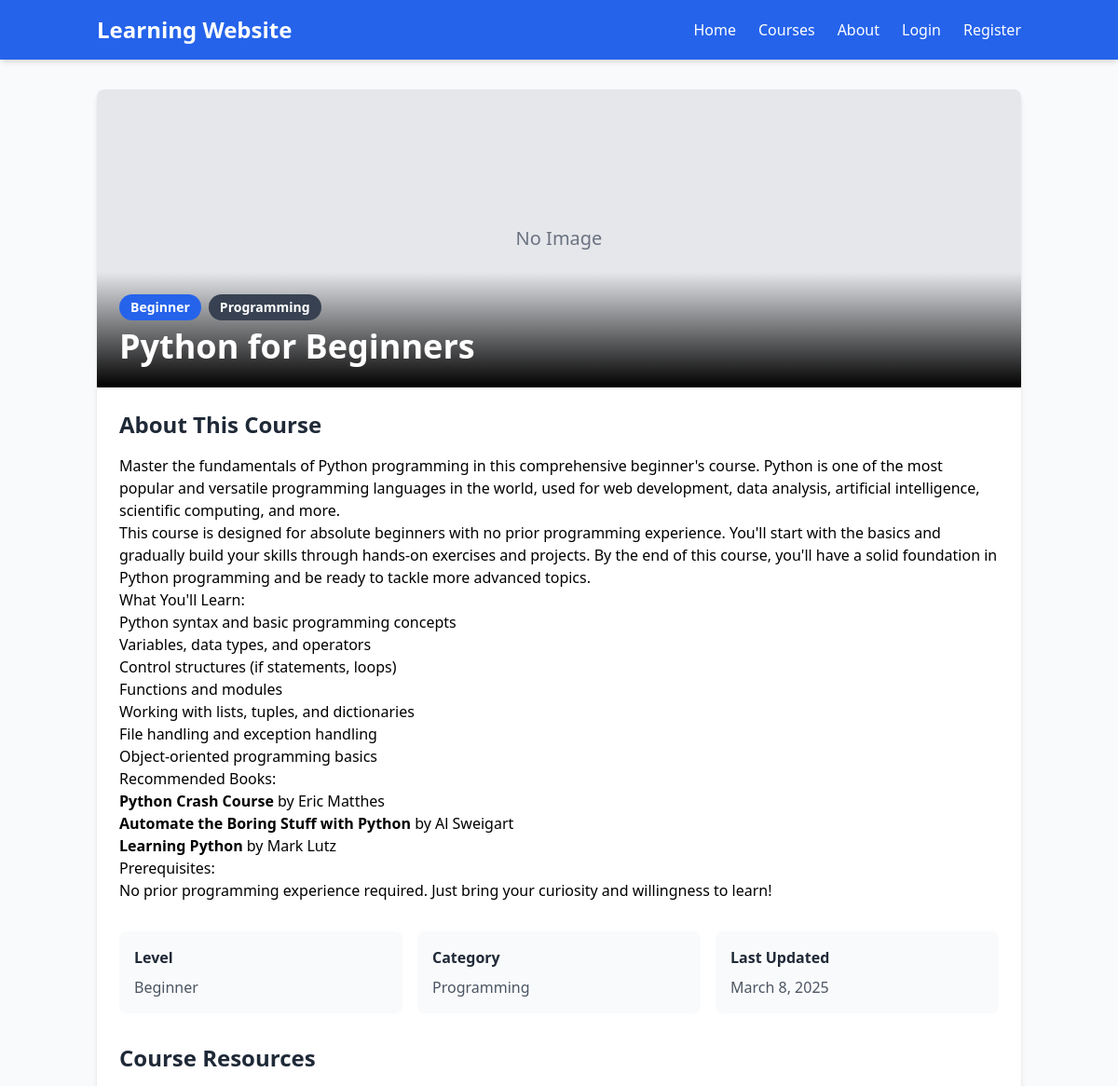
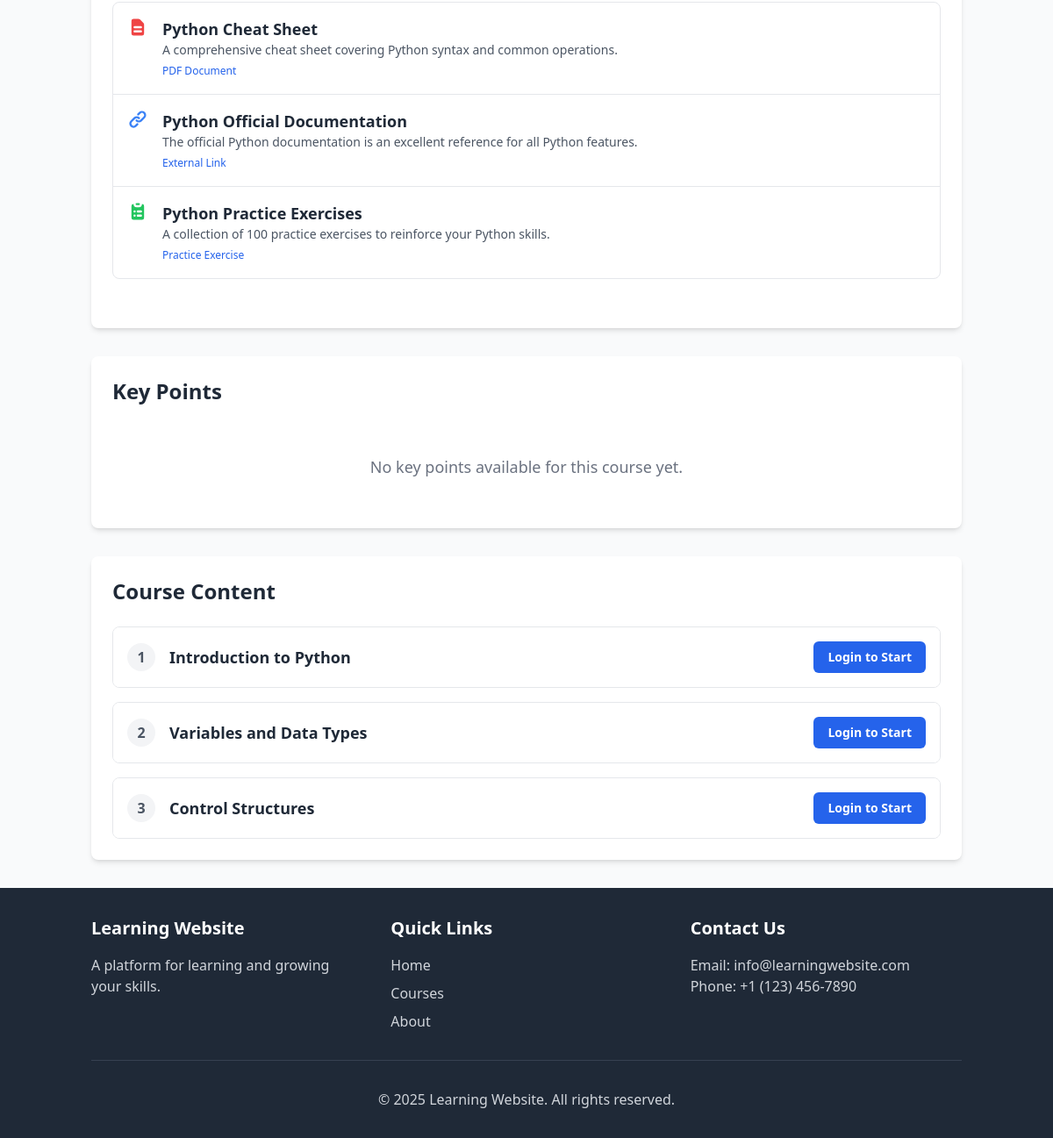
Screenshot of /courses/python-for-beginners/ with the database file from the repository (2 pictures, top to bottom).
### learning_content/models.py (models this page shows, shortened)
class Course(models.Model):
    LEVEL_CHOICES = (
        ('beginner', 'Beginner'),
        ('intermediate', 'Intermediate'),
        ('advanced', 'Advanced'),
    )
    title = models.CharField(max_length=200)
    slug = models.SlugField(unique=True)
    category = models.ForeignKey(Category, on_delete=models.CASCADE, related_name='courses')
    description = models.TextField()
    level = models.CharField(max_length=20, choices=LEVEL_CHOICES, default='beginner')
    image = models.ImageField(upload_to='courses/', blank=True, null=True)
    is_featured = models.BooleanField(default=False)
    is_published = models.BooleanField(default=False)
    created_at = models.DateTimeField(auto_now_add=True)
    updated_at = models.DateTimeField(auto_now=True)
    class Meta:
        ordering = ['-created_at']

class Category(models.Model):
    name = models.CharField(max_length=100)
    slug = models.SlugField(unique=True)
    description = models.TextField(blank=True)
    image = models.ImageField(upload_to='categories/', blank=True, null=True)
    created_at = models.DateTimeField(auto_now_add=True)
    updated_at = models.DateTimeField(auto_now=True)
    class Meta:
        verbose_name_plural = 'Categories'
        ordering = ['name']

class Resource(models.Model):
    RESOURCE_TYPES = (
        ('pdf', 'PDF Document'),
        ('code', 'Code Sample'),
        ('exercise', 'Practice Exercise'),
        ('video', 'Video Tutorial'),
        ('link', 'External Link'),
        ('other', 'Other Resource'),
    )
    title = models.CharField(max_length=200)
    description = models.TextField(blank=True)
    resource_type = models.CharField(max_length=20, choices=RESOURCE_TYPES)
    file = models.FileField(upload_to='resources/', blank=True, null=True)
    url = models.URLField(blank=True, null=True)
    course = models.ForeignKey(Course, on_delete=models.CASCADE, related_name='resources', null=True, blank=True)
    lesson = models.ForeignKey(Lesson, on_delete=models.CASCADE, related_name='resources', null=True, blank=True)
    created_at = models.DateTimeField(auto_now_add=True)
    updated_at = models.DateTimeField(auto_now=True)
    class Meta:
        ordering = ['title']

class Lesson(models.Model):
    title = models.CharField(max_length=200)
    slug = models.SlugField()
    course = models.ForeignKey(Course, on_delete=models.CASCADE, related_name='lessons')
    content = models.TextField()
    video_url = models.URLField(blank=True, null=True)
    order = models.PositiveIntegerField(default=1)
    is_published = models.BooleanField(default=False)
    created_at = models.DateTimeField(auto_now_add=True)
    updated_at = models.DateTimeField(auto_now=True)
    class Meta:
        ordering = ['order']
        unique_together = ['course', 'slug']

### learning_content/views.py (the view)
# urls.py: path('courses/<slug:slug>/', views.course_detail, name='course_detail'),
def course_detail(request, slug):
    course = get_object_or_404(Course, slug=slug, is_published=True)
    lessons = course.lessons.filter(is_published=True).order_by('order')
    key_points = course.keypoints.all().order_by('title')
    user_progress = None
    if request.user.is_authenticated:
        user_progress = UserProgress.objects.filter(
            user=request.user,
            course=course,
            completed=True
        ).values_list('lesson_id', flat=True)
    context = {
        'course': course,
        'lessons': lessons,
        'key_points': key_points,
        'user_progress': user_progress,
    }
    return render(request, 'learning_content/course_detail.html', context)

### templates/learning_content/course_detail.html (shortened to what this page needs)
{% extends 'base.html' %}
{% block content %}
<div class="bg-white rounded-lg shadow-md overflow-hidden mb-8">
    <div class="relative">
        {% if course.image %}
            <img src="{{ course.image.url }}" alt="{{ course.title }}" class="w-full h-64 md:h-80 object-cover">
        {% else %}
            <div class="w-full h-64 md:h-80 bg-gray-200 flex items-center justify-center">
                <span class="text-gray-500 text-xl">No Image</span>
            </div>
        {% endif %}
        <div class="absolute bottom-0 left-0 right-0 bg-gradient-to-t from-black to-transparent p-6">
            <div class="flex items-center mb-2">
                <span class="inline-block px-3 py-1 bg-blue-600 text-white rounded-full text-sm font-semibold mr-2">{{ course.get_level_display }}</span>
                <span class="inline-block px-3 py-1 bg-gray-700 text-white rounded-full text-sm font-semibold">{{ course.category.name }}</span>
            </div>
            <h1 class="text-3xl md:text-4xl font-bold text-white">{{ course.title }}</h1>
        </div>
    </div>
    <div class="p-6">
        <div class="mb-8">
            <h2 class="text-2xl font-bold text-gray-800 mb-4">About This Course</h2>
            <p class="text-gray-600">{{ course.description|safe }}</p>
        </div>
        <div class="grid grid-cols-1 md:grid-cols-3 gap-4 mb-8">
            <div class="bg-gray-50 p-4 rounded-lg">
                <h3 class="font-semibold text-gray-800 mb-2">Level</h3>
                <p class="text-gray-600">{{ course.get_level_display }}</p>
            </div>
            <div class="bg-gray-50 p-4 rounded-lg">
                <h3 class="font-semibold text-gray-800 mb-2">Category</h3>
                <p class="text-gray-600">{{ course.category.name }}</p>
            </div>
            <div class="bg-gray-50 p-4 rounded-lg">
                <h3 class="font-semibold text-gray-800 mb-2">Last Updated</h3>
                <p class="text-gray-600">{{ course.updated_at|date:"F j, Y" }}</p>
            </div>
        </div>
        {% if course.resources.exists %}
        <div class="mb-8">
            <h2 class="text-2xl font-bold text-gray-800 mb-4">Course Resources</h2>
            <div class="bg-white border border-gray-200 rounded-lg overflow-hidden">
                <ul class="divide-y divide-gray-200">
                    {% for resource in course.resources.all %}
                    <li class="p-4 hover:bg-gray-50">
                        <a href="{{ resource.url }}" target="_blank" class="flex items-start">
                            <div class="flex-shrink-0 mr-4">
                            </div>
                            <div>
                                <h3 class="text-lg font-semibold text-gray-800">{{ resource.title }}</h3>
                                <p class="text-sm text-gray-600">{{ resource.description }}</p>
                                <span class="inline-block mt-1 text-xs font-medium text-blue-600">
                                    {% if resource.resource_type == 'pdf' %}
                                        PDF Document
                                    {% elif resource.resource_type == 'code' %}
                                        Code Sample
                                    {% elif resource.resource_type == 'exercise' %}
                                        Practice Exercise
                                    {% elif resource.resource_type == 'video' %}
                                        Video Tutorial
                                    {% elif resource.resource_type == 'link' %}
                                        External Link
                                    {% else %}
                                        Resource
                                    {% endif %}
                                </span>
                            </div>
                        </a>
                    </li>
                    {% endfor %}
                </ul>
            </div>
        </div>
        {% endif %}
    </div>
</div>
<div class="bg-white rounded-lg shadow-md p-6 mb-8">
    <h2 class="text-2xl font-bold text-gray-800 mb-6">Key Points</h2>
    {% if key_points %}
        <div class="space-y-6">
            {% for key_point in key_points %}
                <div class="border border-gray-200 rounded-lg overflow-hidden">
                    <div class="bg-gray-50 p-4">
                        <h3 class="text-xl font-semibold text-gray-800">{{ key_point.title }}</h3>
                        <span class="inline-block px-3 py-1 bg-blue-100 text-blue-800 rounded-full text-sm font-medium mt-2">{{ key_point.type }}</span>
                    </div>
                    <div class="p-4">
                        <div class="mb-4">
                            <h4 class="font-semibold text-gray-700 mb-2">Description:</h4>
                            <p class="text-gray-600">{{ key_point.description }}</p>
                        </div>
                        {% if key_point.example %}
                        <div class="mb-4">
                            <h4 class="font-semibold text-gray-700 mb-2">Example:</h4>
                            <div class="bg-gray-100 p-3 rounded-md">
                                <pre><code class="text-sm text-gray-800">{{ key_point.example }}</code></pre>
                            </div>
                        </div>
                        {% endif %}
                        {% if key_point.time_complexity %}
                        <div class="mb-4">
                            <h4 class="font-semibold text-gray-700 mb-2">Time Complexity:</h4>
                            <p class="text-gray-600">{{ key_point.time_complexity }}</p>
                        </div>
                        {% endif %}
                        {% if key_point.space_complexity %}
                        <div class="mb-4">
                            <h4 class="font-semibold text-gray-700 mb-2">Space Complexity:</h4>
                            <p class="text-gray-600">{{ key_point.space_complexity }}</p>
                        </div>
                        {% endif %}
                        {% if key_point.applications %}
                        <div class="mb-4">
                            <h4 class="font-semibold text-gray-700 mb-2">Applications:</h4>
                            <p class="text-gray-600">{{ key_point.applications }}</p>
                        </div>
                        {% endif %}
                        {% if key_point.exercise %}
                        <div>
                            <h4 class="font-semibold text-gray-700 mb-2">Exercise:</h4>
                            <p class="text-gray-600">{{ key_point.exercise }}</p>
                        </div>
                        {% endif %}
                    </div>
                </div>
            {% endfor %}
        </div>
    {% else %}
        <div class="text-center py-8">
            <p class="text-gray-500 text-lg">No key points available for this course yet.</p>
        </div>
    {% endif %}
</div>
<div class="bg-white rounded-lg shadow-md p-6">
    <h2 class="text-2xl font-bold text-gray-800 mb-6">Course Content</h2>
    {% if lessons %}
        <div class="space-y-4">
            {% for lesson in lessons %}
                <div class="border border-gray-200 rounded-lg overflow-hidden">
                    <div class="flex items-center justify-between p-4 {% if user_progress and lesson.id in user_progress %}bg-green-50{% else %}bg-white{% endif %}">
                        <div class="flex items-center">
                            <div class="mr-4 flex-shrink-0">
                                {% if user_progress and lesson.id in user_progress %}
                                    <div class="w-8 h-8 bg-green-100 rounded-full flex items-center justify-center">
                                        <svg class="w-5 h-5 text-green-600" fill="none" stroke="currentColor" viewBox="0 0 24 24" xmlns="http://www.w3.org/2000/svg">
                                            <path stroke-linecap="round" stroke-linejoin="round" stroke-width="2" d="M5 13l4 4L19 7"></path>
                                        </svg>
                                    </div>
                                {% else %}
                                    <div class="w-8 h-8 bg-gray-100 rounded-full flex items-center justify-center">
                                        <span class="text-gray-600 font-semibold">{{ forloop.counter }}</span>
                                    </div>
                                {% endif %}
                            </div>
                            <div>
                                <h3 class="text-lg font-semibold text-gray-800">{{ lesson.title }}</h3>
                            </div>
                        </div>
                        <div>
                            {% if user.is_authenticated %}
                                <a href="{% url 'learning_content:lesson_detail' course_slug=course.slug lesson_slug=lesson.slug %}" class="inline-block bg-blue-600 hover:bg-blue-700 transition text-white px-4 py-2 rounded-md text-sm font-semibold">
                                    {% if user_progress and lesson.id in user_progress %}
                                        Review
                                    {% else %}
                                        Start
                                    {% endif %}
                                </a>
                            {% else %}
                                <a href="{% url 'login' %}?next={% url 'learning_content:lesson_detail' course_slug=course.slug lesson_slug=lesson.slug %}" class="inline-block bg-blue-600 hover:bg-blue-700 transition text-white px-4 py-2 rounded-md text-sm font-semibold">
                                    Login to Start
                                </a>
                            {% endif %}
                        </div>
                    </div>
                </div>
            {% endfor %}
        </div>
    {% else %}
        <div class="text-center py-8">
            <p class="text-gray-500 text-lg">No lessons available for this course yet.</p>
        </div>
    {% endif %}
</div>
{% endblock %}

### rows the page displays
Course: level "Beginner", category.name "Programming", title "Python for Beginners", description "Master the fundamentals of Python programming in this comprehensive beginner's course. Python is one of the most popular and versatile programming languages in the world, used for web development, data analysis, artificial intelligence, scientific computing, and more. This course is designed for absolute beginners with no prior programming experience. You'll start with the basics and gradually build your skills through hands-on exercises and projects. By the end of this course, you'll have a solid foundation in Python programming and be ready to tackle more advanced topics. What You'll Learn: Python syntax and basic programming concepts Variables, data types, and operators Control…", updated_at "March 8, 2025"
Resource: resource_type "pdf" (drawn), title "Python Cheat Sheet", description "A comprehensive cheat sheet covering Python syntax and common operations."
Resource: resource_type "link" (drawn), title "Python Official Documentation", description "The official Python documentation is an excellent reference for all Python features."
Resource: resource_type "exercise" (drawn), title "Python Practice Exercises", description "A collection of 100 practice exercises to reinforce your Python skills."
Lesson: title "Introduction to Python"
Lesson: title "Variables and Data Types"
Lesson: title "Control Structures"
